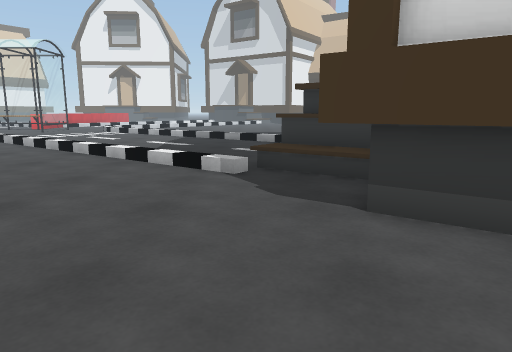
[1] (above)

24 first-person views from a walk through a scene from a Unity 3-D project. The camera is 1.2 m above the floor, tilts 10° down and sees 70° across. The floor is counted in squares, 1 m on a side. Each view is taken from the middle of a square. On the plan, view 1 faces up. The plan holds only what a view shows up to about 15 squares ahead; the rest is blank. The place goes on beyond the plan. The player is left out. Some animated figures are left out. Some surface patterns are stand-ins.

[2]
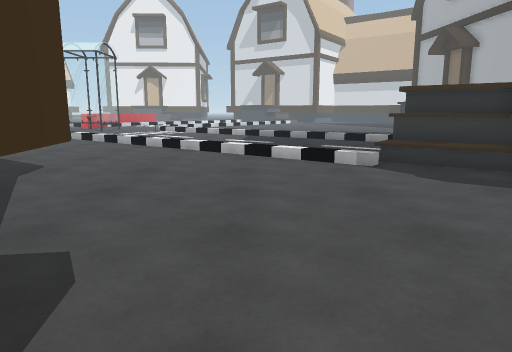

[3]
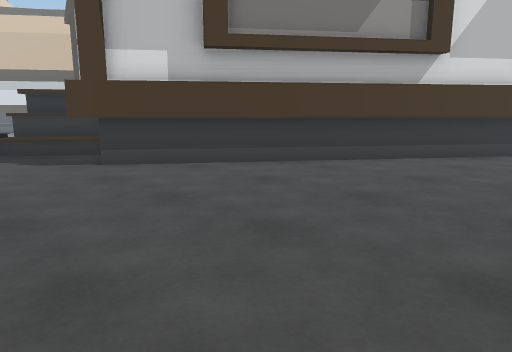

[4]
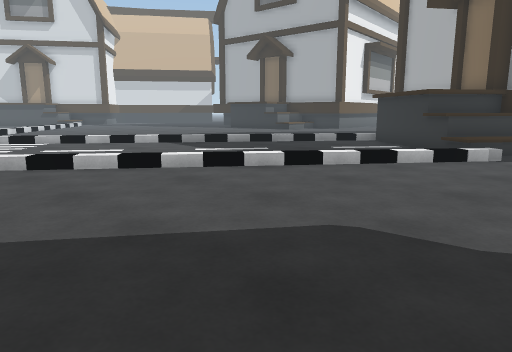

[5]
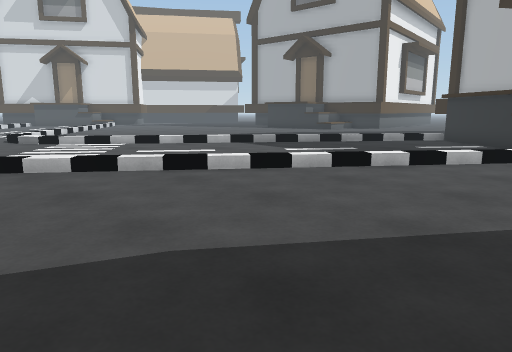

[6]
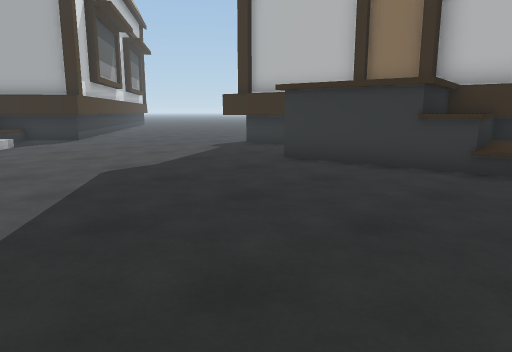

[7]
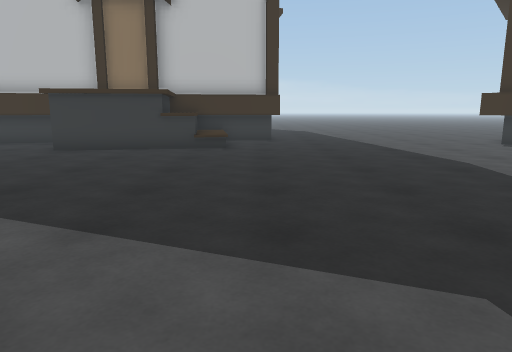

[8]
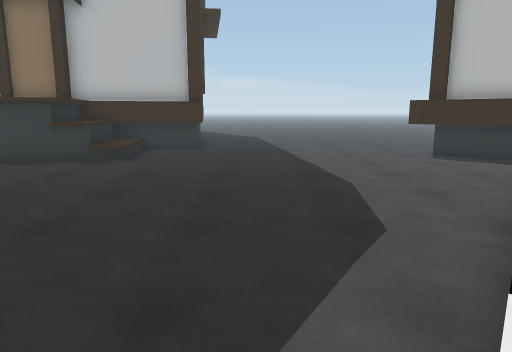

[9]
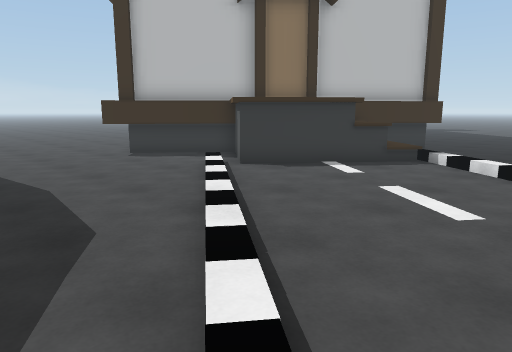

[10]
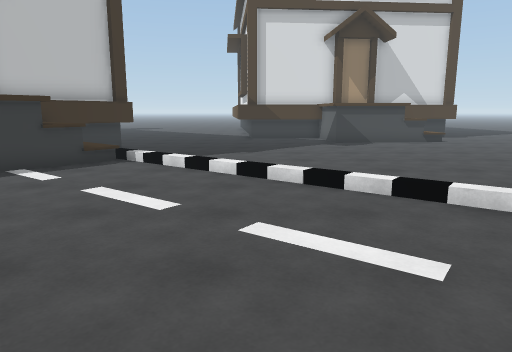

[11]
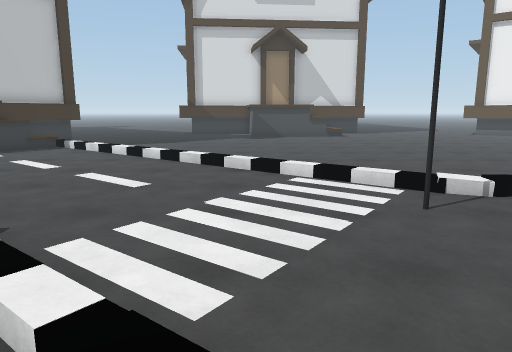

[12]
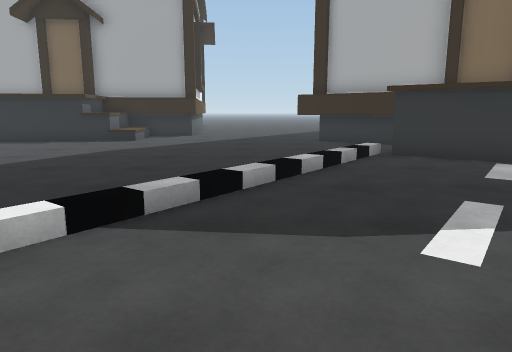

[13]
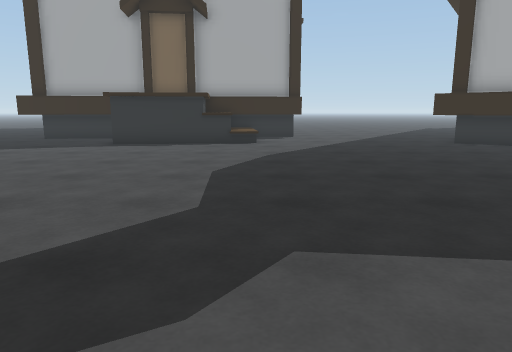

[14]
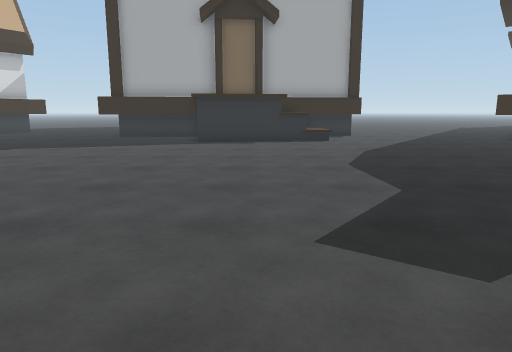

[15]
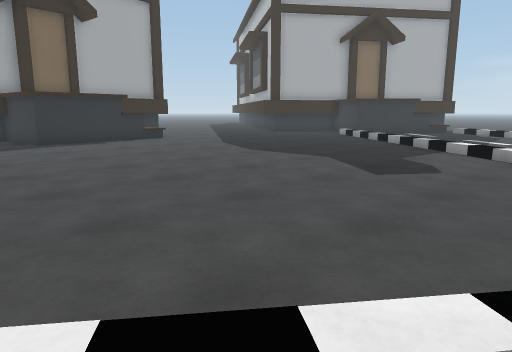

[16]
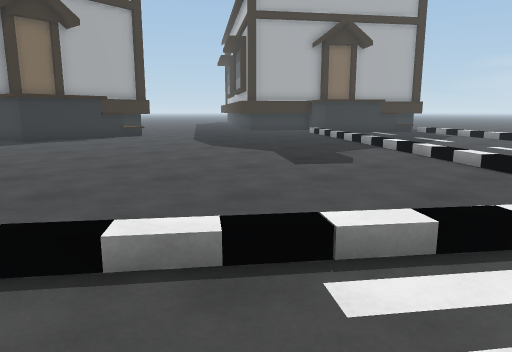

[17]
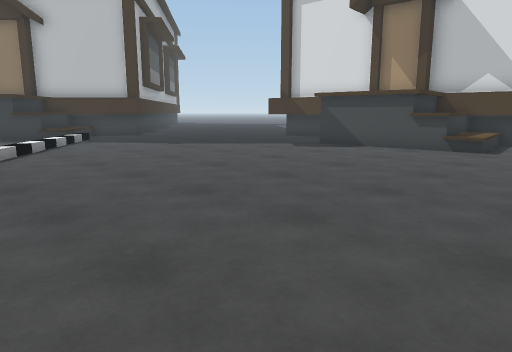

[18]
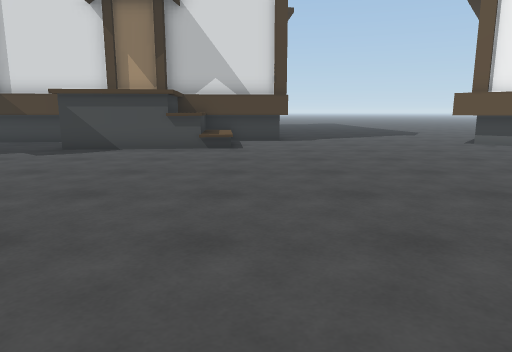

[19]
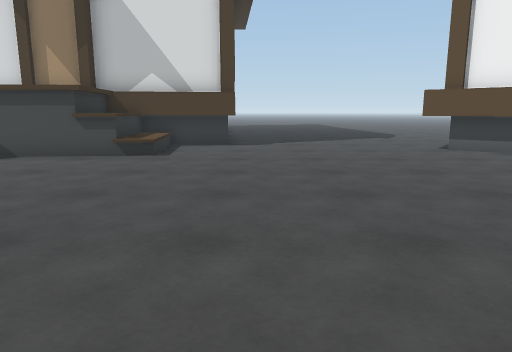

[20]
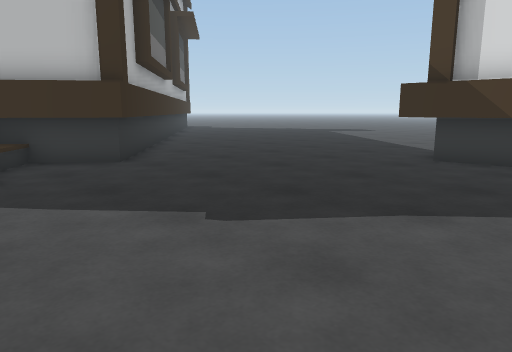

[21]
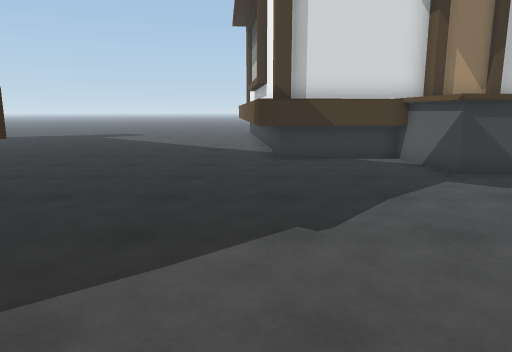

[22]
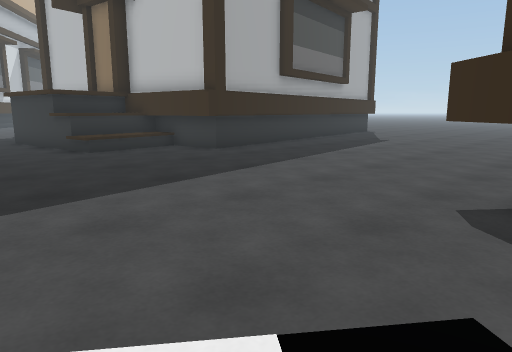

[23]
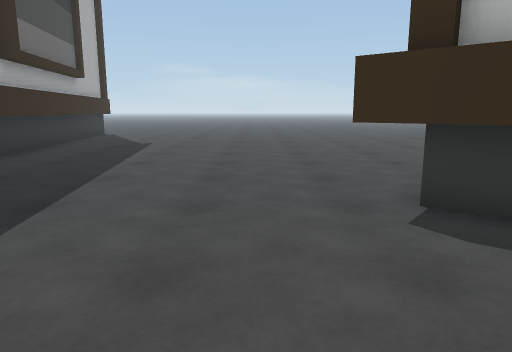

[24]
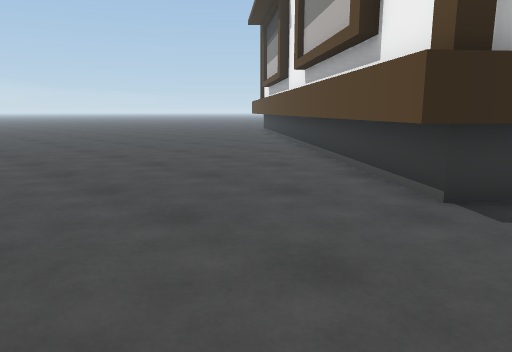

### Floor plan
Key: @ floor where view 1 was taken; # wall or solid block; . floor; / step, stairs or slope; = window, fence, low wall or low ledge; ^ raised ledge; T thing the floor can be seen under or through; O other object.
Columns run from 41 left of view 1 to 9 right of it. Each row starts with its distance up from view 1.
 30 .........                       . ....    .........
 29 ...........                      ..O...............
 28 ............                    ../................
 27 ..............                  .//................
 26 ...............                  /...............^^
 25 ................./               ................^
 24  ##...............               ................^
 23   #................            .O................^^
 22   #///.............            .//...............^^
 21   #^^^............. /..        ..//..............O.
 20   #^^^............ ./#...     ...../...............
 19   #  ^...........  /......    ......O..............
 18   #  ^........... /.......    .....................
 17   #^^^...........//....... /    .......O...........
 16   ##.............O......./   O.   ......O..........
 15   ##............O......./.   ...  .................
 14   ##...........O......./  .  ...O..........O.....#
 13 ####..........//......./     ....O..........O...##
 12 ####........../.......O ............  ......# .##
 11 .............O.......O..............O  ....^^  ##
 10 ............O........................O.....^
  9 ..........................................^^^#
  8 ........##..=^.....O....................OO^^^#
  7 .......####O^^^...O........................O#
  6 .......#####  ^#...........................##
  5 ......##   ##  ##.........................###
  4 .....##       ##..........................###
  3 ..  ##        ##............................##
  2     #          ##..........O^^^^^............##
  1                ##T..........^^   .............###
  0                 TT..........^^^   ####  .@......##
 -1                #TT.......#######      ...........##
 -2               #TT........##            ...........#
 -3               #T.........##             ........
 -4              ##...........#            . ..
 -5              #............#
 -6              #............#

Positions as (right, up) in squares from view 1, and headings:
1: (0, 0), facing up
2: (-3, -1), facing up
3: (-2, -4), facing up-right
4: (-11, 5), facing up-right
5: (-13, 7), facing up-right
6: (-15, 10), facing down-right
7: (-15, 14), facing down
8: (-18, 13), facing down
9: (-18, 13), facing down-left
10: (-18, 13), facing left
11: (-14, 17), facing left
12: (-7, 16), facing right
13: (-6, 21), facing right
14: (-7, 24), facing right
15: (-7, 30), facing down-right
16: (-9, 30), facing down-right
17: (-24, 25), facing down-left
18: (-24, 23), facing left
19: (-26, 25), facing left
20: (-29, 16), facing down-left
21: (-27, 12), facing left
22: (-25, 6), facing down-right
23: (-22, 5), facing down
24: (-19, 2), facing down-left
